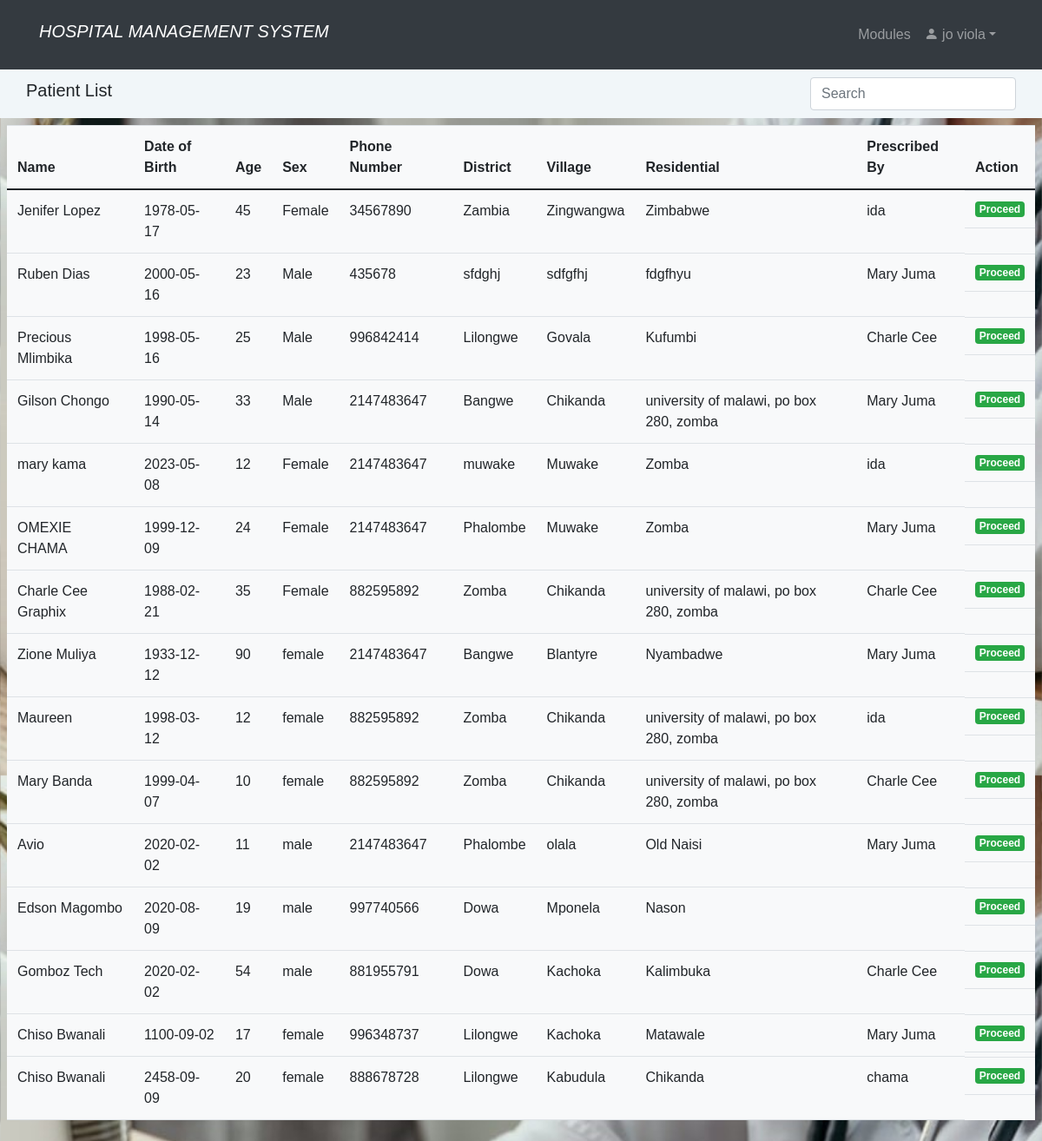
/consultant_list.php (signed in), run on the app's committed database.
### tables this page shows
CREATE TABLE `patient` (
  `id` int(11) NOT NULL,
  `name` varchar(100) NOT NULL,
  `date` date NOT NULL,
  `gender` varchar(10) NOT NULL,
  `age` int(2) NOT NULL,
  `phoneNumber` int(10) NOT NULL,
  `district` varchar(100) NOT NULL,
  `village` varchar(100) NOT NULL,
  `residential` varchar(100) NOT NULL,
  `others` text DEFAULT NULL,
  `symptoms` text DEFAULT NULL,
  `history` text DEFAULT NULL,
  `drug` text NOT NULL,
  `dosage` text NOT NULL,
  `drug_given_by` text NOT NULL,
  `drug_status` text NOT NULL,
  `prescribed_by` text DEFAULT NULL,
  `prescribed_on` text DEFAULT NULL,
  `total_bills` int(15) DEFAULT NULL,
  `status` text NOT NULL DEFAULT 'not paid',
  `tests` text DEFAULT NULL,
  `ward_bed` text DEFAULT NULL,
  `lab_results` text DEFAULT NULL
);

### consultant_list.php (the view, shortened to what this page needs)
<?php
if (isset($_SESSION['id']) && isset($_SESSION['uname'])){
  include "unavbar.php";
        ?>
<!DOCTYPE html>
<html>
<head>
	<link rel="stylesheet" href="https://maxcdn.bootstrapcdn.com/bootstrap/4.5.2/css/bootstrap.min.css">
	<link rel="stylesheet" href="home.css"/>
</head>
<body>
   <nav class="navbar navbar-expand py-1"style="background-color:#F1F6F9;" >
            <div class="container">
			<h5 class="navbar-brand"> Patient List</h5>
                <div class="collapse navbar-collapse" id="navmenu">
                    <ul class="navbar-nav ms-auto">
                        <li class="nav-item dropdown">
                        <input class="form-control me-1" id="myInput" style="width:100%; max-width:20rem" type="text" placeholder="Search" aria-label="Search">
                        </li>
                    </ul>
                </div>
            </div>
        </nav>
	<div class="p-2">
		<div class="row">
		<div class="col-md-12">
		<table class="table table-hover bg-light" style="overflow:auto">
                 <thead class="table table-hover">
				<tr>
					<th>Name</th>
					<th>Date of Birth</th>
					<th>Age</th>
					<th>Sex</th>
					<th>Phone Number</th>
					<th>District</th>
					<th>Village</th>
					<th>Residential</th>
					<th>Prescribed By</th>
					<th>Action</th>
					</tr>
			</thead>
			<tbody  id = "myTable">
				<?php
				$conn = new mysqli("localhost", "root", "", "hms");
                $query = "SELECT * FROM patient ORDER BY id DESC";
                $stmt = $conn->prepare($query);
                $stmt->execute();
                $result = $stmt->get_result();
				if ($result->num_rows > 0) {
					while ($row = $result->fetch_assoc()) { ?>
						 <tr>
							<td><?php echo $row["name"]; ?></td>
							<td><?php echo $row["date"]; ?></td>
							<td><?php echo $row["age"]; ?></td>
							<td><?php echo $row["gender"]; ?></td>
							<td><?php echo $row["phoneNumber"]; ?></td>
							<td><?php echo $row["district"]; ?></td>
							<td><?php echo $row["village"]; ?></td>
							<td><?php echo $row["residential"]; ?></td>
							<td><?php echo $row["prescribed_by"]; ?></td>
							<td class='btn-group btn-group-justified'>
									<a href='consulting.php?consult=<?php echo $row["id"]; ?>' class='badge bg-success'>Proceed</a>
							</td>
						</tr>
                      <?php
					}
				} else {
					echo "<tr><td colspan='12' class='text-center'>No patients found</td></tr>";
				}
				?>
			</tbody>
		</table>
	</div>
	</div>
</div>
</body>
</html>
<?php
    }else {
        header("Location: home.php");
        exit();
    }
?>

### style.css (style rules this page uses)
body { margin: 0; padding: 0; background: url(img/homepic.jpeg); background-size: 100%; font-family: sans-serif; }

### home.css (style rules this page uses)
body { margin: 0; padding: 0; background: url(img/homepic.jpeg); background-size: 100%; font-family: sans-serif; }

### data on the page
patient: name "Jenifer Lopez", date "1978-05-17", age "45", gender "Female", phoneNumber "34567890", district "Zambia", village "Zingwangwa", residential "Zimbabwe", prescribed_by "ida"
patient: name "Ruben Dias", date "2000-05-16", age "23", gender "Male", phoneNumber "435678", district "sfdghj", village "sdfgfhj", residential "fdgfhyu", prescribed_by "Mary Juma"
patient: name "Precious Mlimbika", date "1998-05-16", age "25", gender "Male", phoneNumber "996842414", district "Lilongwe", village "Govala", residential "Kufumbi", prescribed_by "Charle Cee"
patient: name "Gilson Chongo", date "1990-05-14", age "33", gender "Male", phoneNumber "2147483647", district "Bangwe", village "Chikanda", residential "university of malawi, po box 280, zomba", prescribed_by "Mary Juma"
patient: name "mary kama", date "2023-05-08", age "12", gender "Female", phoneNumber "2147483647", district "muwake", village "Muwake", residential "Zomba", prescribed_by "ida"
patient: name "OMEXIE CHAMA", date "1999-12-09", age "24", gender "Female", phoneNumber "2147483647", district "Phalombe", village "Muwake", residential "Zomba", prescribed_by "Mary Juma"
patient: name "Charle Cee Graphix", date "1988-02-21", age "35", gender "Female", phoneNumber "882595892", district "Zomba", village "Chikanda", residential "university of malawi, po box 280, zomba", prescribed_by "Charle Cee"
patient: name "Zione Muliya", date "1933-12-12", age "90", gender "female", phoneNumber "2147483647", district "Bangwe", village "Blantyre", residential "Nyambadwe", prescribed_by "Mary Juma"
patient: name "Maureen", date "1998-03-12", age "12", gender "female", phoneNumber "882595892", district "Zomba", village "Chikanda", residential "university of malawi, po box 280, zomba", prescribed_by "ida"
patient: name "Mary Banda", date "1999-04-07", age "10", gender "female", phoneNumber "882595892", district "Zomba", village "Chikanda", residential "university of malawi, po box 280, zomba", prescribed_by "Charle Cee"
patient: name "Avio", date "2020-02-02", age "11", gender "male", phoneNumber "2147483647", district "Phalombe", village "olala", residential "Old Naisi", prescribed_by "Mary Juma"
patient: name "Edson Magombo", date "2020-08-09", age "19", gender "male", phoneNumber "997740566", district "Dowa", village "Mponela", residential "Nason"
patient: name "Gomboz Tech", date "2020-02-02", age "54", gender "male", phoneNumber "881955791", district "Dowa", village "Kachoka", residential "Kalimbuka", prescribed_by "Charle Cee"
patient: name "Chiso Bwanali", date "1100-09-02", age "17", gender "female", phoneNumber "996348737", district "Lilongwe", village "Kachoka", residential "Matawale", prescribed_by "Mary Juma"
patient: name "Chiso Bwanali", date "2458-09-09", age "20", gender "female", phoneNumber "888678728", district "Lilongwe", village "Kabudula", residential "Chikanda", prescribed_by "chama"

### other printed values
$_SESSION['uname'] "jo viola"
